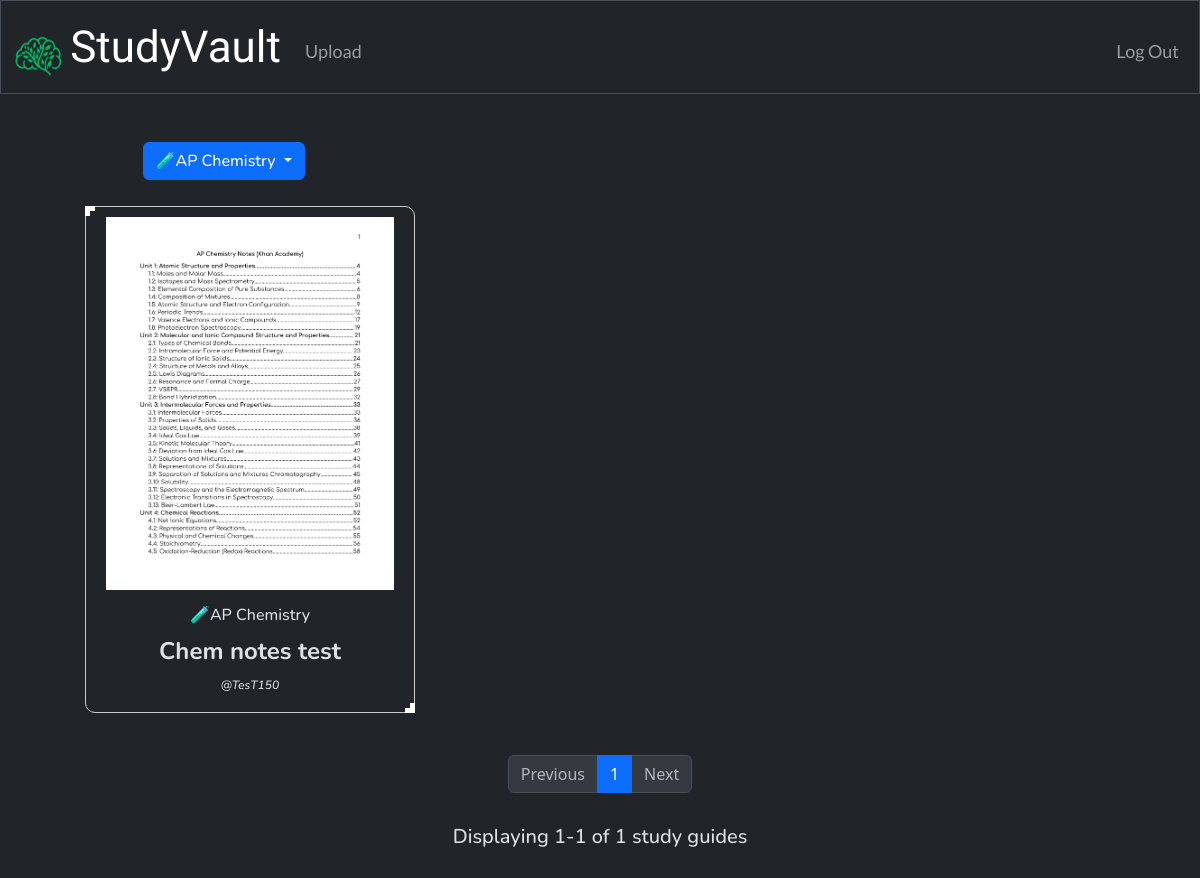
/?class_id=1 (signed in), run on the app's committed database.
### tables this page shows
CREATE TABLE notes (
    id INTEGER PRIMARY KEY AUTOINCREMENT NOT NULL,
    title TEXT NOT NULL,
    file_path TEXT NOT NULL,
    user_id INTEGER NOT NULL,
    class_id INTEGER NOT NULL, thumbnail_path TEXT,
    FOREIGN KEY(user_id) REFERENCES users(id),
    FOREIGN KEY(class_id) REFERENCES classes(id)
);

CREATE TABLE classes (
    id INTEGER PRIMARY KEY AUTOINCREMENT NOT NULL,
    class_name TEXT NOT NULL
);

CREATE TABLE users (
    id INTEGER PRIMARY KEY AUTOINCREMENT NOT NULL,
    username TEXT NOT NULL,
    hash TEXT NOT NULL
);

### app.py (the view)
@app.route("/", methods=["GET"])
@login_required
def index():
    if request.method == "GET":
        page = request.args.get("page", 1, type=int)  # get the current page from the url parameters
        selected_class = request.args.get("class_id", type=int)
        pdfs_per_page = 6
        classes = db.execute("SELECT id, class_name FROM classes;")
        query = (
            "SELECT notes.title, notes.file_path, users.username, classes.class_name, notes.thumbnail_path "
            "FROM notes JOIN users ON notes.user_id = users.id JOIN classes ON notes.class_id = classes.id"
        )
        if selected_class:
            query += " WHERE classes.id = :class_id"
            query += " ORDER BY notes.id DESC"
            all_notes = db.execute(query, class_id=selected_class)
        else:
            query += " ORDER BY notes.id DESC"
            all_notes = db.execute(query)
        note_count = len(all_notes)
        total_pages = (note_count + pdfs_per_page - 1) // pdfs_per_page
        start = (page - 1) * pdfs_per_page
        end = start + pdfs_per_page
        notes = all_notes[start:end]
        return render_template("index.html", notes=notes, total_pages=total_pages, note_count=note_count, page=page, start=start, end=end, classes=classes, selected_class=selected_class)

### app.py (called while the page is built)
@app.after_request
def after_request(response):
    response.headers["Cache-Control"] = "no-cache, no-store, must-revalidate"
    response.headers["Expires"] = 0
    response.headers["Pragma"] = "no-cache"
    return response

### helpers.py (called while the page is built)
def login_required(f):
    @wraps(f)
    def decorated_function(*args, **kwargs):
        if session.get("user_id") is None:
            return redirect("/login")
        return f(*args, **kwargs)
    return decorated_function

### templates/index.html (shortened to what this page needs)
{% extends "layout.html" %}
{% block main %}
    <div class="container container2">
        <div class="row align-items-center mb-3">
            <div class="col-auto">
                <form method="get" action="/" class="mb-0">
                    <div class="dropdown">
                        <button class="btn btn-primary dropdown-toggle nunito" type="button" id="classDropdown" data-bs-toggle="dropdown" aria-expanded="false">
                            {% if selected_class %}
                                {{ classes | selectattr('id', 'equalto', selected_class) | map(attribute='class_name') | first }}
                            {% else %}
                                Filter by Class
                            {% endif %}
                        </button>
                    </div>
                </form>
            </div>
        </div>
    </div>
     <div class="mx-auto w-auto mb-3 notes">
        {% for note in notes %}
        <div class="note hover-animation" data-file-path="{{ note.file_path }}" onclick="showPDF(this)">
            <img class="thumbnail" src="{{ note.thumbnail_path }}" alt="PDF Image">
            <h3 class="very-mini-margin-top">{{ note.class_name }}</h3>
            <h2 class="text-enlarge">{{ note.title }}</h2>
            <h3 class="text-shrink">@{{ note.username }}</h3>
        </div>
        {% endfor %}
     </div>
    <div class="center mini-margin-top">
        <nav>
            <ul class="pagination justify-content-center mb-0">
                <li class="page-item {% if page == 1 %}disabled{% endif %}">
                    <a class="page-link" href="/?page={{ page - 1 }}{% if selected_class %}&class_id={{ selected_class }}{% endif %}">Previous</a>
                </li>
                {% for p in range(1, total_pages + 1) %}
                    <li class="page-item {% if page == p %}active{% endif %}">
                        <a class="page-link" href="/?page={{ p }}{% if selected_class %}&class_id={{ selected_class }}{% endif %}">{{ p }}</a>
                    </li>
                {% endfor %}
                <li class="page-item {% if page == total_pages %}disabled{% endif %}">
                    <a class="page-link" href="/?page={{ page + 1 }}{% if selected_class %}&class_id={{ selected_class }}{% endif %}">Next</a>
                </li>
            </ul>
        </nav>
    </div>
    <h2 class="mini-margin-top">Displaying {{ start + 1 }}-{{ end if end <= note_count else note_count }} of {{ note_count }} study guides</h2>
{% endblock %}

### static/styles.css (style rules this page uses)
.container { margin-left: auto; margin-right: auto; padding-left: 15px; padding-right: 15px; text-align: center; width: 90%; }
.notes { display: flex; flex-wrap: wrap; }
.note { border: 1px solid #ccc; padding: 10px; margin: 10px; width: calc(33.33% - 20px); box-sizing: border-box; }
.thumbnail { max-width: 100%; height: auto; }
h2 { font-size: 20px; text-align: center; margin-top: 12px; margin-bottom: 12px; font-family: "Nunito", serif; font-optical-sizing: auto; font-weight: 500; font-style: normal; }
h3 { font-size: 16px; text-align: center; margin-top: 10px; margin-bottom: 10px; font-family: "Nunito", serif; font-optical-sizing: auto; font-weight: 500; font-style: normal; }
.center { margin: 0 auto; }
.hover-animation { cursor: pointer; position: relative; padding: 10px 20px; font-size: 28px; border-top-right-radius: 10px; border-bottom-left-radius: 10px; transition: all 1s; }
.hover-animation:after, .hover-animation:before { content: " "; width: 10px; height: 10px; position: absolute; border: 0px solid #f2f2f2; transition: all 1s; }
.hover-animation:after { top: -1px; left: -1px; border-top: 5px solid white; border-left: 5px solid white; }
.hover-animation:before { bottom: -1px; right: -1px; border-bottom: 5px solid white; border-right: 5px solid white; }
.nunito { font-family: "Nunito", serif; font-optical-sizing: auto; font-weight: 500; font-style: normal; }
.btn { font-family: "Nunito", serif; font-optical-sizing: auto; font-weight: 500; font-style: normal; }
.mini-margin-top { margin-top: 4vh; }
.very-mini-margin-top { margin-top: 2vh; }
.text-enlarge { font-size: 24px !important; font-weight: 650 !important; }
.text-shrink { font-size: 12px !important; font-style: italic !important; }

### data on the page
notes: thumbnail_path (picture), class_name "🧪AP Chemistry", title "Chem notes test", username "TesT150"

### other printed values
{{ p }} "1"
{{ start + 1 }} "1"
{{ end if end <= note_count else note_count }} "1"
{{ note_count }} "1"
